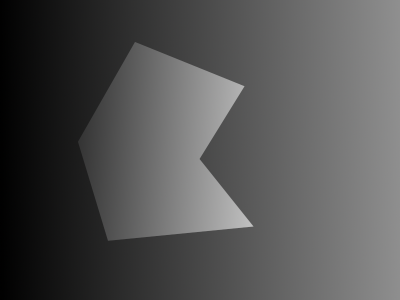
#> input picture thresholding/shadedobj.png, 400 x 300 px
$ python thresholding.py
#> lines starting #> are read from the running program, lines starting #| are printed output that depends on the picture; after the words box and inside, x2 and y2 are one past the last pixel; in counts of white or black regions, pixels touching at a corner belong together
import os
import cv2 as cv
import numpy as np
from matplotlib import pyplot as plt

class ImageThresholding(object):
    def __init__(self, threshold):
#> called with threshold = 50
        self.threshold = threshold
        self.upper_bound = 255
        self.lower_bound = 0
        self.img_path = 'shadedobj.png'
        self.color_img = cv.imread(self.img_path, cv.IMREAD_REDUCED_COLOR_2)
#> self.color_img is the input picture: shape (300, 400, 3); mean B, G, R 82.6, 82.6, 82.6
        self.gray_img = cv.cvtColor(self.color_img,cv.COLOR_BGR2GRAY)

        if not os.path.exists(str(self.threshold)):
            os.mkdir(str(self.threshold))

    def numpy_threshold(self):
        upper = 255
        lower = 0
        thresh = np.where(
                    self.gray_img > self.threshold,
                    self.upper_bound,
                    self.lower_bound
                        ).astype(np.uint8)
        return thresh

    def opencv_threshold(self):
        ret,thresh = cv.threshold(
                                self.gray_img,
                                self.threshold,
                                self.upper_bound,
                                cv.THRESH_BINARY
                                )
        return thresh

    def plot_hist(self):
        hist = cv.calcHist([self.gray_img], [0], None, [self.upper_bound+1], [self.lower_bound,self.upper_bound+1])
#> hist = 256 values, max 1125 at index 93, min 0 at index 193, mean 468.8
        plt.plot(hist)
        plt.xlim([self.lower_bound,self.upper_bound+1])
        plt.title('Histogram')
        plt.savefig('histogram.png')
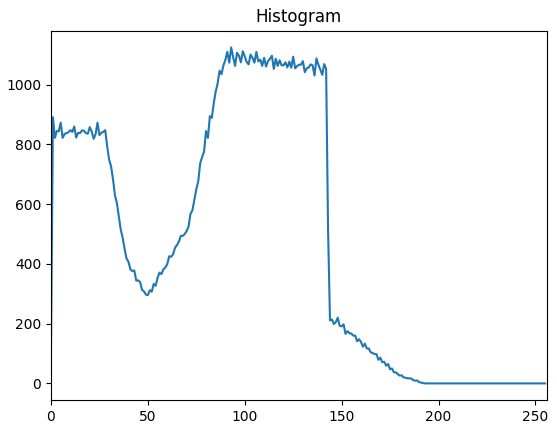
#> figure drawn by matplotlib, 1 panel; curve peaks at x = 93, y = 1125
        plt.show()

    def segmentation(self):
        self.plot_hist()
        segment1 = self.numpy_threshold()
#> in numpy_threshold, `thresh = np.where( self.gray_img > self.threshold, self.upper_bound, s..`:
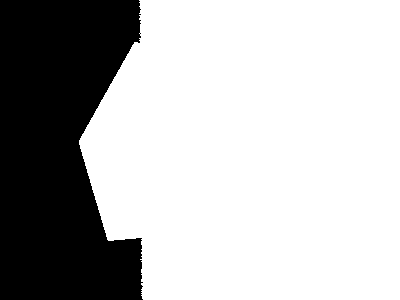
#> thresh: shape (300, 400); 71.6% white; 1 black region, box (x1, y1, x2, y2) and area: (0, 0, 143, 300) 34133
        segment2 = self.opencv_threshold()
#> in opencv_threshold, `ret,thresh = cv.threshold( self.gray_img, self.threshold, self.upper_b..`: ret = 50

        plt.title('Original Image')
        plt.imshow(self.color_img)
        plt.show()

        plt.title('Gray Image')
        plt.imshow(self.gray_img, cmap='gray')
        plt.savefig('gray_image.png')
        plt.show()

        plt.title('Thresholding Using Numpy')
        plt.imshow(segment1, cmap='gray')
        plt.savefig(str(self.threshold)+'/numpy_threshold.png')
        plt.show()

        plt.title('Thresholding Using OpenCV')
        plt.imshow(segment2, cmap='gray')
        plt.savefig(str(self.threshold)+'/opencv_threshold.png')
        plt.show()


if __name__ == "__main__":
    segmenter = ImageThresholding(50)
    segmenter.segmentation()
